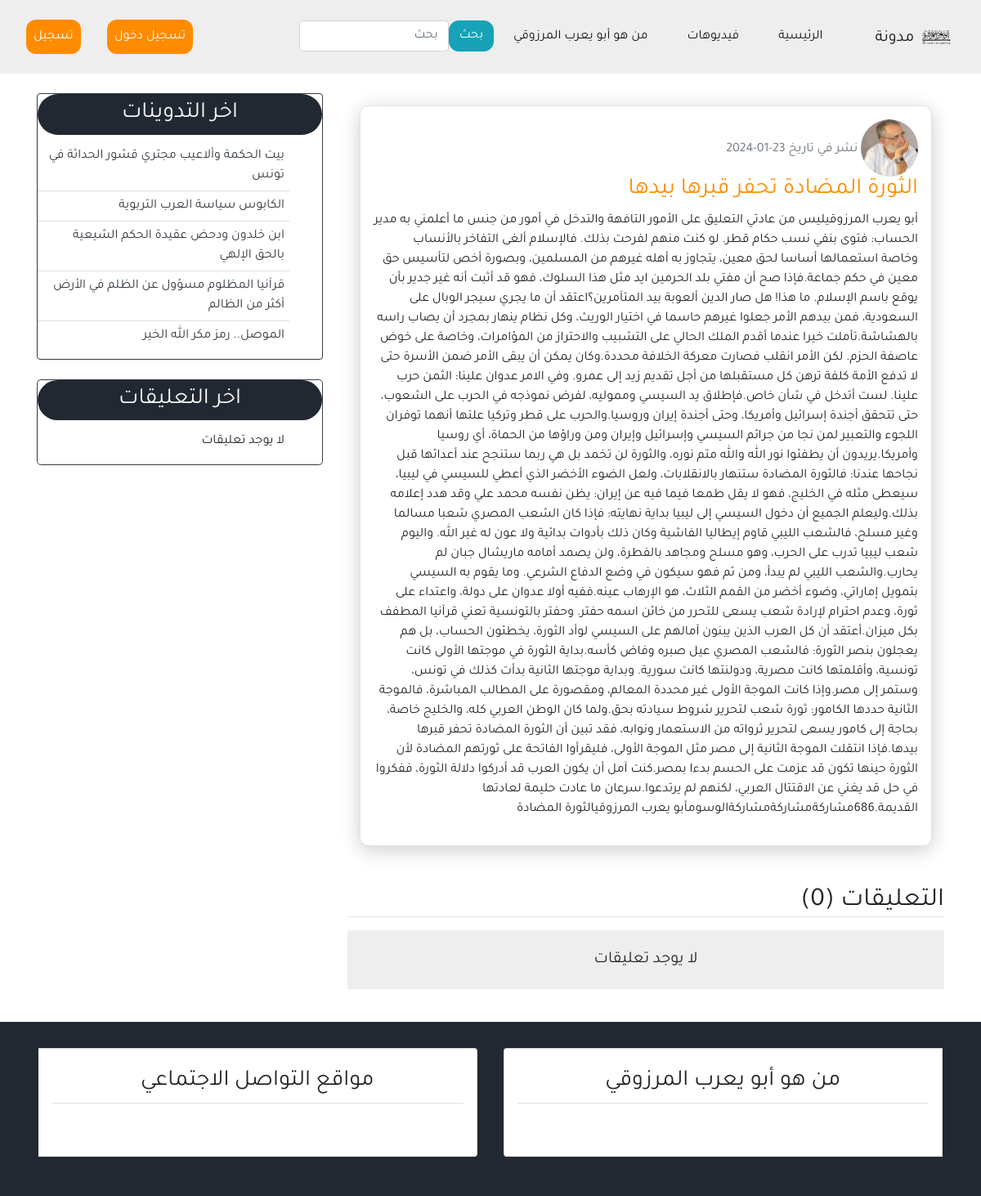
/detail/224, run on an earlier commit of the app's database.
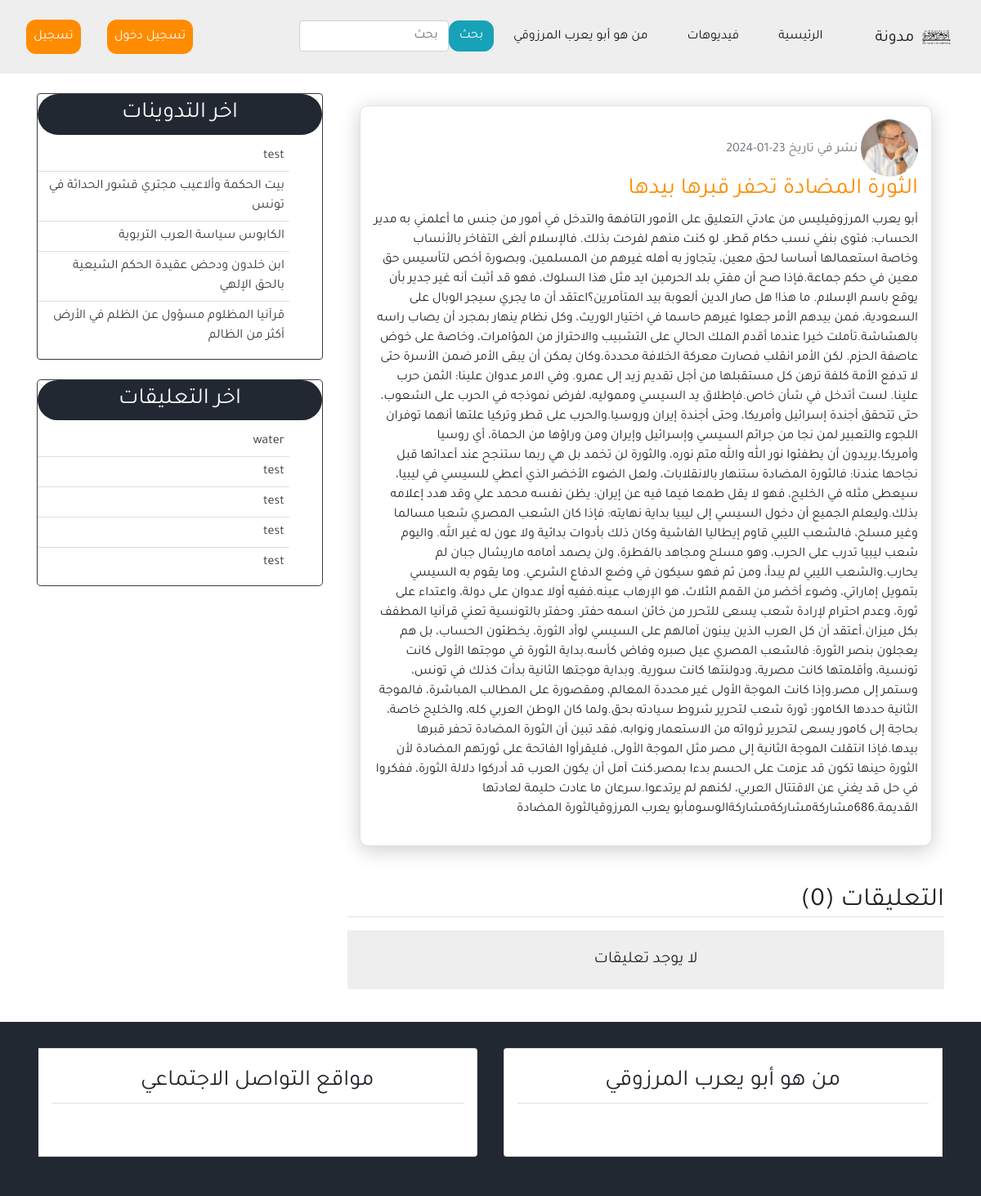
And on a later commit of the database.
### blog/models.py (models this page shows, shortened)
class Post(models.Model):
    title=models.CharField(max_length=100)
    content=models.TextField()
    post_date=models.DateTimeField(default=timezone.now)
    Post_update=models.DateTimeField(auto_now=True)
    author=models.ForeignKey(User,on_delete=models.CASCADE)
    def __str__(self) -> str:
        return self.title
    class Meta:
        ordering=('-post_date',)

class Comment(models.Model):
    name=models.CharField(max_length=100, verbose_name='الاسم',default='مجهول')
    body=models.TextField(verbose_name='التعليق')
    comment_date=models.DateTimeField(auto_now=True)
    active=models.BooleanField(default=True)
    post=models.ForeignKey(Post,on_delete=models.CASCADE,related_name='comments')
    class Meta:
        ordering=('-comment_date',)

### blog/views.py (the view)
# urls.py: path('detail/<int:post_id>',views.post_detail,name='detail'),
def post_detail(request,post_id):
    post=get_object_or_404(Post,pk=post_id)
    comments=post.comments.filter(active=True)
    comment_form=NewComment()
    New_Comment=None
    context={'title':post,
            'post':post,
            'comments':comments,
            'comment_form':comment_form,
            }
    if request.method=='POST':
        comment_form=NewComment(data=request.POST)
        if comment_form.is_valid():
            New_Comment=comment_form.save(commit=False)
            New_Comment.name = request.user.username
            New_Comment.post=post
            New_Comment.save()
            comment_form=NewComment()
    else:
        comment_form=NewComment()
    return render(request,'blog/detail.html',context)

### blog/forms.py
class NewComment(forms.ModelForm):
    class Meta:
        model=Comment
        fields=['name','body']
        name = forms.CharField(widget=forms.HiddenInput(), required=False)

### blog/templatetags/post_tag.py (called while the page is built)
@register.inclusion_tag('blog/latest_post.html')
def latest_post():
    context={
        'l_posts':Post.objects.all()[0:5]
    }
    return context

@register.inclusion_tag('blog/latest_comments.html')
def latest_comments():
    context={
        'l_comments':Comment.objects.all()[0:5]
    }
    return context

### blog/templates/blog/detail.html (shortened to what this page needs)
{% extends 'blog/base.html' %}
{% load static %}
{% block content %}
{% load crispy_forms_tags %}
    <div class="border p-3 mb-4 post">
        <img class="img-fluid rounded-circle" width="70px" src="{{post.author.profile.image.url}}" alt="">
        <span class="text-secondary">نشر في تاريخ {{ post.post_date|date:'d-m-Y' }}</span>
        <h3 class="title-of-title">{{ post.title }}</h3>
        <p>{{ post.content | safe  }}</p>
    </div>
    <h2 class="border-bottom mt-5 mb-3">التعليقات ({{ comments.count }})</h2>
    {% if comments %}
        {% for comment in comments %}
            <div class="mb-3 p-3 comment">
                <h6 class="border-bottom p-2">{{ comment.name }}<span> في {{ comment.comment_date|date:'d-m-Y' }}</span></h6>
                <p class="mb-0">{{ comment.body }}</p>
            </div>
        {% endfor %}
    {% else %}
        <div class="text-center mb-3 p-4 comment">
            <h5 class="mb-0">لا يوجد تعليقات</h5>
        </div>
    {% endif %}
{% endblock %}

### blog/templates/blog/latest_post.html
<ul class="list-group-flush latest-post">
    {% for post in l_posts %}
    <li class="list-group-item latest-post-item">
        <a class="text-dark" href="{% url 'detail' post.id %}">{{post.title}}</a>
    </li>
    {% endfor %}
</ul>

### blog/templates/blog/latest_comments.html
<ul class="list-group-flush latest-post">
    {% for comment in l_comments %}
    <li class="list-group-item latest-post-item">
        <a class="text-dark" href="{% url 'detail' comment.post.id %}">
            {% if comment.body|length > 30  %}
                 {{comment.body|slice:'25'}}...
                 {% else %}
                 {{comment.body}}
                 {% endif %}
        </a>
    </li>
    {% empty %}
    <li class="list-group-item latest-post-item">  لا يوجد تعليقات  </li>
    {% endfor %}
</ul>

What changed in the data, as far as the page shows it:
no longer on this page (row unchanged): Post: title "الموصل.. رمز مكر الله الخير"
added Post: title "test"
added Comment: body "water"
added Comment: body "test"
added Comment: body "test"
added Comment: body "test"
added Comment: body "test"
Also different on the page:
text no longer shown: "لا يوجد تعليقات"
